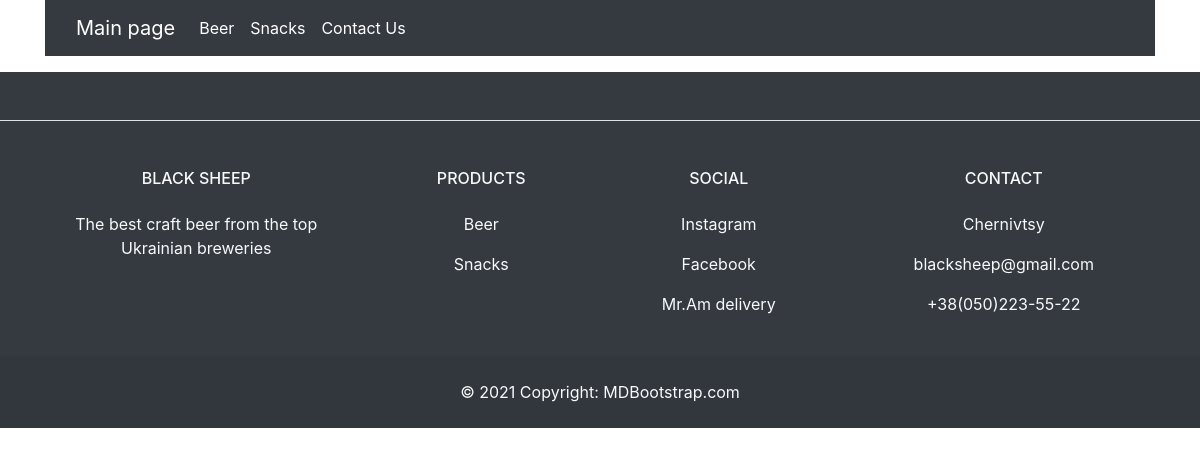
Page /snack/ on the earlier database version.
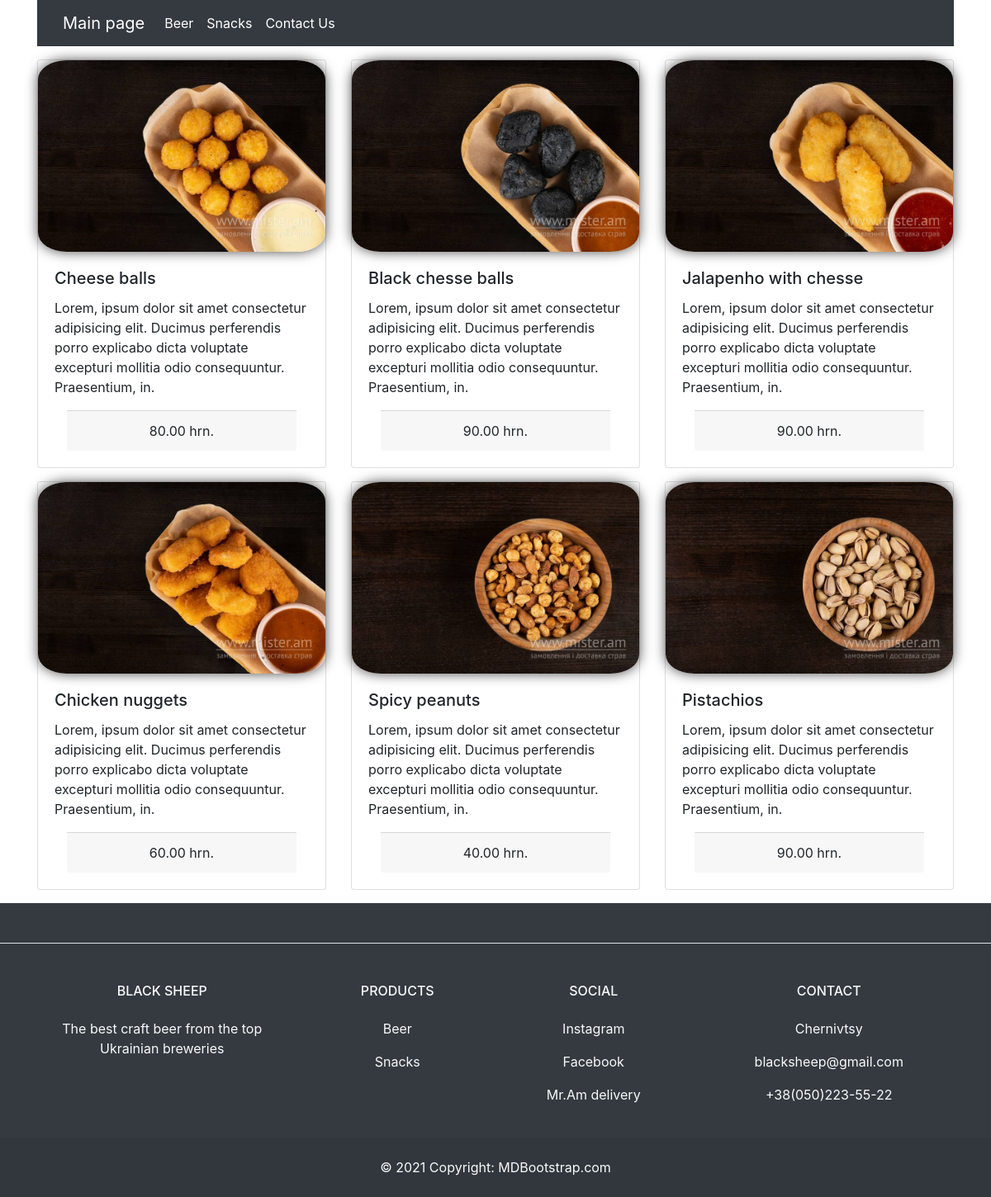
Same page on the later database version.
### snack/models.py (models this page shows, shortened)
class Snack(models.Model):
    name = models.CharField(max_length=255)
    type = models.ForeignKey(SnackType, on_delete=models.SET_NULL, null=True)
    description = models.TextField(blank=True, null=True)
    price_per_100g = models.DecimalField(max_digits=5, decimal_places=2)
    available = models.BooleanField(default=True)
    photo = models.ImageField(upload_to='photos/%Y/%m/', blank=True, null=True)

### snack/views.py (the view)
# urls.py: path('', views.snack_shop),
def snack_shop(request):
    snack = Snack.objects.all()
    snack_type = SnackType.objects.all
    return render(request, 'snack/snack_index.html', {'snack': snack, "title": "Snacks", 'snack_type': snack_type})

### snack/templates/snack/snack_index.html
{% extends 'base.html' %}
{% block content %}
    <div class="container my-2">
        <div class="row row-cols-1 row-cols-md-2 row-cols-lg-3 ">
            {% for snack in snack %}
            <div class="col">
                <div class="card my-2">
                    {% if snack.photo %}
                    <img src="{{snack.photo.url}}" class="rounded-img" class="card-img-top" alt="Photo">
                    {% endif %}
                    <div class="card-body">
                        <h5 class="card-title">{{snack.name}}</h5>
                        <p class="card-text">Lorem, ipsum dolor sit amet consectetur adipisicing elit. Ducimus perferendis porro explicabo dicta voluptate excepturi mollitia odio consequuntur. Praesentium, in.</p>
                        <div class="container">
                            <div class="card-footer text-center">
                                {{snack.price_per_100g}} hrn.
                            </div>
                        </div>
                    </div>
                </div>
            </div>
            {% endfor %}
        </div>
    </div>
</div>
{% endblock %}

### templates/base.html (shortened to what this page needs)
<!doctype html>
<html lang="en">
<head>
    <link rel="stylesheet" href="https://cdn.jsdelivr.net/npm/bootstrap@4.4.1/dist/css/bootstrap.min.css"
>
</head>
<body>
{% include 'inc/_nav.html' %}
<div class="container">
    <div class="row">
        {% block content %}{% endblock %}
    </div>
<footer class="text-center text-lg-start bg-dark text-light">
    <section class="d-flex justify-content-center justify-content-lg-between p-4 border-bottom">
    </section>
    <section class="">
      <div class="container text-center text-md-start mt-5">
        <div class="row mt-3">
          <div class="col-md-3 col-lg-4 col-xl-3 mx-auto mb-4">
            <h6 class="text-uppercase fw-bold mb-4">
              black sheep
            </h6>
            <p>
                The best craft beer from the top Ukrainian breweries
            </p>
          </div>
          <div class="col-md-2 col-lg-2 col-xl-2 mx-auto mb-4">
            <h6 class="text-uppercase fw-bold mb-4">
              Products
            </h6>
            <p>
              <a href="/shop" class="text-reset">Beer</a>
            </p>
            <p>
              <a href="/snack" class="text-reset">Snacks</a>
            </p>
          </div>
          <div class="col-md-3 col-lg-2 col-xl-2 mx-auto mb-4">
            <h6 class="text-uppercase fw-bold mb-4">
              Social
            </h6>
            <p>
              <a href="https://www.instagram.com/blacksheep.cv/" target="_blank" class="text-reset">Instagram</a>
            </p>
            <p>
              <a href="https://www.facebook.com/people/%D0%A7%D0%BE%D1%80%D0%BD%D1%96-%D0%92%D1%96%D0%B2%D1%86%D1%96/100064843066217/" target="_blank" class="text-reset">Facebook</a>
            </p>
            <p>
                <a href="https://misteram.com.ua/chernivtsi/black-sheep" target="_blank" class="text-reset">Mr.Am delivery</a>
              </p>
          </div>
          <div class="col-md-4 col-lg-3 col-xl-3 mx-auto mb-md-0 mb-4">
            <h6 class="text-uppercase fw-bold mb-4">Contact</h6>
            <p> Chernivtsy</p>
            <p>
              blacksheep@gmail.com
            </p>
            <p> +38(050)223-55-22</p>
          </div>
        </div>
      </div>
    </section>
    <div class="text-center p-4" style="background-color: rgba(0, 0, 0, 0.05);">
      © 2021 Copyright:
      <a class="text-reset fw-bold" href="https://mdbootstrap.com/">MDBootstrap.com</a>
    </div>
  </footer>
</body>
</html>

### templates/inc/_nav.html (shortened to what this page needs)
<div class="container">
    <nav class="navbar navbar-expand-lg navbar-dark bg-dark">
        <div class="container">
            <a class="navbar-brand" href="/">Main page</a>
            <div class="collapse navbar-collapse" id="navbarSupportedContent">
                <ul class="navbar-nav mr-auto">
                    <li class="nav-item active">
                        <a class="nav-link" href="/shop">Beer <span class="sr-only">(current)</span></a>
                    </li>
                    <li class="nav-item active">
                        <a class="nav-link" href="/snack">Snacks <span class="sr-only">(current)</span></a>
                    </li>
                    <li class="nav-item active">
                        <a class="nav-link" href="/contact_us/">Contact Us <span class="sr-only">(current)</span></a>
                    </li>
                </ul>
            </div>
        </div>
    </nav>
</div>

### templates/base.html (style rules this page uses)
.rounded-img { border-radius: 10%; box-shadow: 0 0 15px rgba(0, 0, 0, 0.7); }

Differences in the rows shown:
added Snack: photo (picture), name "Cheese balls", price_per_100g "80.00"
added Snack: photo (picture), name "Black chesse balls", price_per_100g "90.00"
added Snack: photo (picture), name "Jalapenho with chesse", price_per_100g "90.00"
added Snack: photo (picture), name "Chicken nuggets", price_per_100g "60.00"
added Snack: photo (picture), name "Spicy peanuts", price_per_100g "40.00"
added Snack: photo (picture), name "Рistachios", price_per_100g "90.00"
